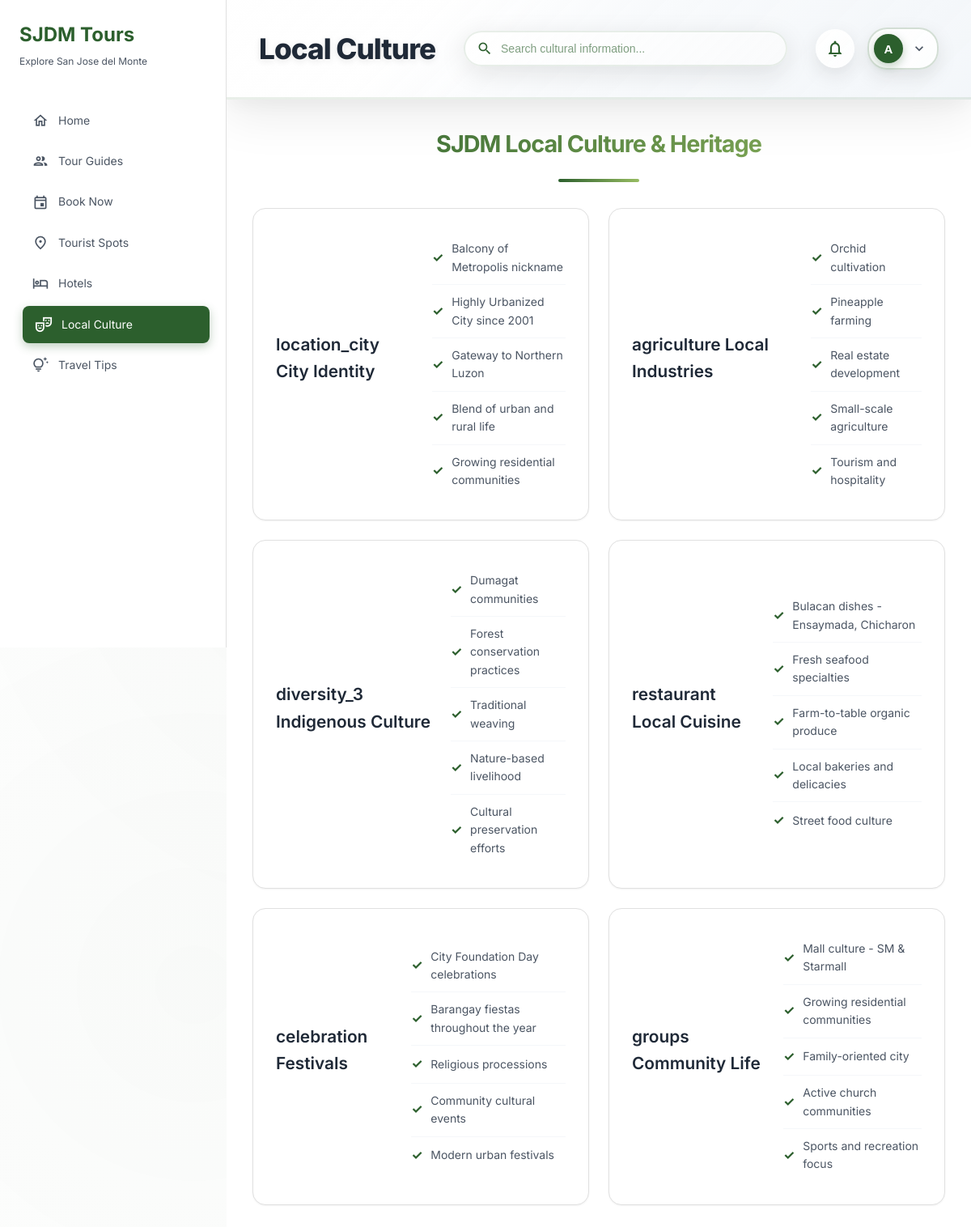
The app's page /sjdm-user/local-culture.php (signed in), older data.
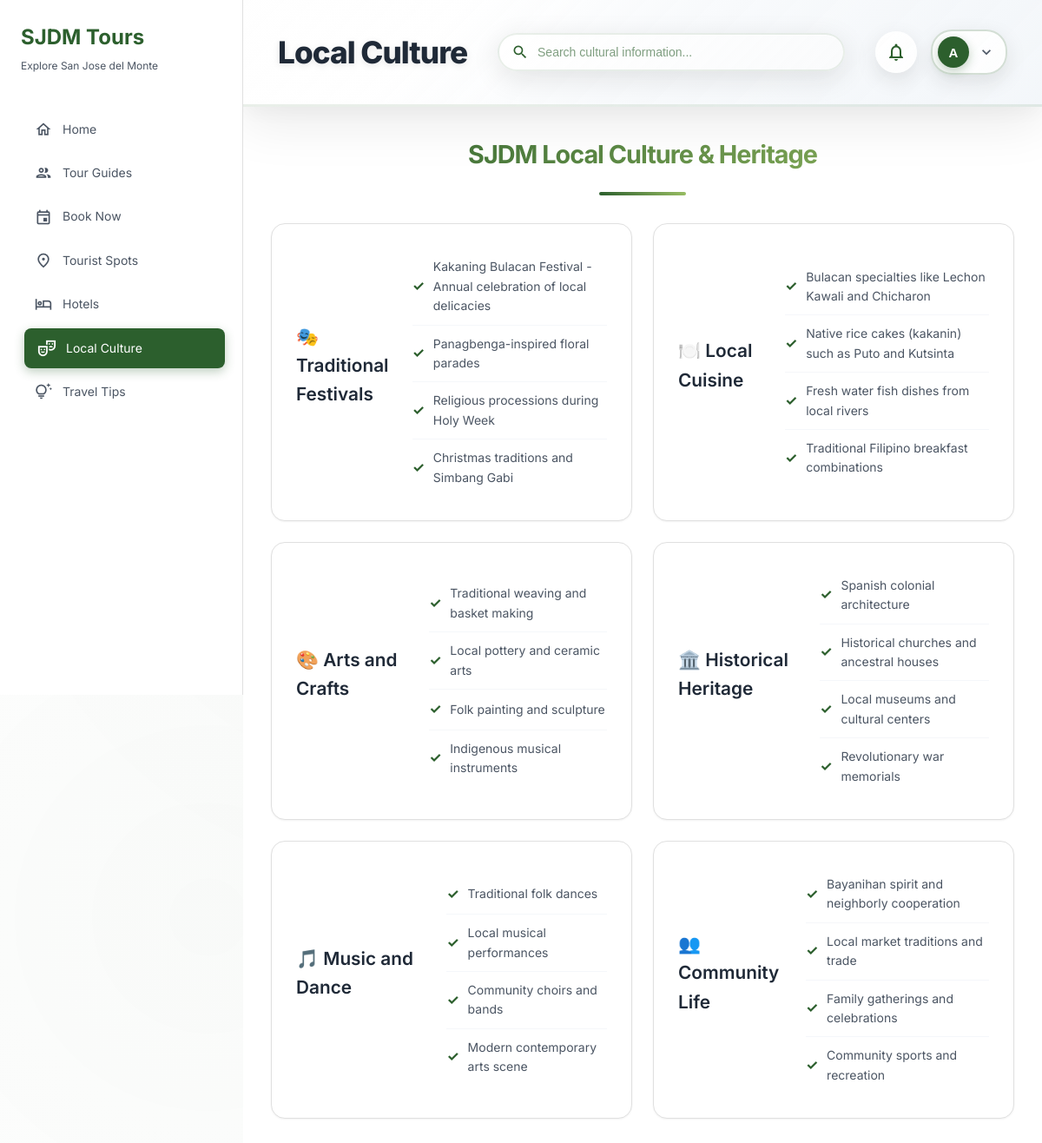
The same page, newer data.
### tables this page shows
CREATE TABLE `local_culture` (
  `id` int(11) NOT NULL AUTO_INCREMENT,
  `icon` varchar(50) DEFAULT NULL,
  `title` varchar(200) NOT NULL,
  `description` text DEFAULT NULL,
  `display_order` int(11) DEFAULT 0,
  `is_active` enum('yes','no') DEFAULT 'yes',
  `created_at` timestamp NOT NULL DEFAULT current_timestamp(),
  `updated_at` timestamp NOT NULL DEFAULT current_timestamp() ON UPDATE current_timestamp(),
  PRIMARY KEY (`id`),
  KEY `idx_display_order` (`display_order`),
  KEY `idx_is_active` (`is_active`)
);

### sjdm-user/local-culture.php (the view, shortened to what this page needs)
<?php
$conn = getDatabaseConnection();
if ($conn) {
    $stmt = $conn->prepare("SELECT first_name, last_name, email FROM users WHERE id = ?");
    $stmt->bind_param("i", $_SESSION['user_id']);
    $stmt->execute();
    $result = $stmt->get_result();
    if ($result->num_rows > 0) {
        $user = $result->fetch_assoc();
        $currentUser = [
            'name' => $user['first_name'] . ' ' . $user['last_name'],
            'email' => $user['email']
        ];
    }
}
?>
<!DOCTYPE html>
<html lang="en">
<head>
    <link rel="stylesheet" href="styles.css">
</head>
<body>
    <aside class="sidebar">
        <div class="sidebar-logo">
            <h1>SJDM Tours</h1>
            <p>Explore San Jose del Monte</p>
        </div>
        <nav class="sidebar-nav">
            <a class="nav-item" href="index.php">
                <span class="material-icons-outlined">home</span>
                <span>Home</span>
            </a>
            <a class="nav-item" href="user-guides.php">
                <span class="material-icons-outlined">people</span>
                <span>Tour Guides</span>
            </a>
            <a class="nav-item" href="book.php">
                <span class="material-icons-outlined">event</span>
                <span>Book Now</span>
            </a>
            <a class="nav-item" href="tourist-spots.php">
                <span class="material-icons-outlined">place</span>
                <span>Tourist Spots</span>
            </a>
            <a class="nav-item" href="hotel-booking.php">
                <span class="material-icons-outlined">hotel</span>
                <span>Hotels</span>
            </a>
            <a class="nav-item active" href="javascript:void(0)">
                <span class="material-icons-outlined">theater_comedy</span>
                <span>Local Culture</span>
            </a>
            <a class="nav-item" href="travel-tips.php">
                <span class="material-icons-outlined">tips_and_updates</span>
                <span>Travel Tips</span>
            </a>
        </nav>
    </aside>
    <main class="main-content">
        <header class="main-header">
            <h1>Local Culture</h1>
            <div class="search-bar">
                <span class="material-icons-outlined">search</span>
                <input type="text" placeholder="Search cultural information...">
            </div>
            <div class="header-actions">
                <button class="icon-button">
                    <span class="material-icons-outlined">notifications_none</span>
                </button>
                <div class="profile-dropdown">
                    <button class="profile-button" id="profileButton">
                        <div class="profile-avatar"><?php echo isset($currentUser) ? substr($currentUser['name'], 0, 1) : 'U'; ?></div>
                        <span class="material-icons-outlined">expand_more</span>
                    </button>
                </div>
            </div>
        </header>
        <div class="content-area">
            <h2 class="section-title">SJDM Local Culture & Heritage</h2>
            <div class="info-cards">
                <?php
                $conn = getDatabaseConnection();
                if ($conn) {
                    $query = "SELECT * FROM local_culture WHERE is_active = 'yes' ORDER BY display_order";
                    $result = $conn->query($query);
                    if ($result && $result->num_rows > 0) {
                        while ($culture = $result->fetch_assoc()) {
                            echo '<div class="info-card">';
                            echo '<h3>' . htmlspecialchars($culture['icon']) . ' ' . htmlspecialchars($culture['title']) . '</h3>';
                            $descriptionLines = explode("\n", $culture['description']);
                            echo '<ul>';
                            foreach ($descriptionLines as $line) {
                                $trimmedLine = trim($line);
                                if (!empty($trimmedLine)) {
                                    echo '<li>' . htmlspecialchars($trimmedLine) . '</li>';
                                }
                            }
                            echo '</ul>';
                            echo '</div>';
                        }
                    }
                }
                ?>
            </div>
        </div>
    </main>
</body>
</html>

Row changes from the older to the newer data that the page shows:
removed local_culture: icon "location_city", title "City Identity", description "Balcony of Metropolis nickname", description "Highly Urbanized City since 2001", description "Gateway to Northern Luzon", description "Blend of urban and rural life", description "Growing residential communities"
removed local_culture: icon "agriculture", title "Local Industries", description "Orchid cultivation", description "Pineapple farming", description "Real estate development", description "Small-scale agriculture", description "Tourism and hospitality"
removed local_culture: icon "diversity_3", title "Indigenous Culture", description "Dumagat communities", description "Forest conservation practices", description "Traditional weaving", description "Nature-based livelihood", description "Cultural preservation efforts"
removed local_culture: icon "restaurant", title "Local Cuisine", description "Bulacan dishes - Ensaymada, Chicharon", description "Fresh seafood specialties", description "Farm-to-table organic produce", description "Local bakeries and delicacies", description "Street food culture"
removed local_culture: icon "celebration", title "Festivals", description "City Foundation Day celebrations", description "Barangay fiestas throughout the year", description "Religious processions", description "Community cultural events", description "Modern urban festivals"
removed local_culture: icon "groups", title "Community Life", description "Mall culture - SM & Starmall", description "Growing residential communities", description "Family-oriented city", description "Active church communities", description "Sports and recreation focus"
added local_culture: icon "🎭", title "Traditional Festivals", description "Kakaning Bulacan Festival - Annual celebration of local delicacies", description "Panagbenga-inspired floral parades", description "Religious processions during Holy Week", description "Christmas traditions and Simbang Gabi"
added local_culture: icon "🍽️", title "Local Cuisine", description "Bulacan specialties like Lechon Kawali and Chicharon", description "Native rice cakes (kakanin) such as Puto and Kutsinta", description "Fresh water fish dishes from local rivers", description "Traditional Filipino breakfast combinations"
added local_culture: icon "🎨", title "Arts and Crafts", description "Traditional weaving and basket making", description "Local pottery and ceramic arts", description "Folk painting and sculpture", description "Indigenous musical instruments"
added local_culture: icon "🏛️", title "Historical Heritage", description "Spanish colonial architecture", description "Historical churches and ancestral houses", description "Local museums and cultural centers", description "Revolutionary war memorials"
added local_culture: icon "🎵", title "Music and Dance", description "Traditional folk dances", description "Local musical performances", description "Community choirs and bands", description "Modern contemporary arts scene"
added local_culture: icon "👥", title "Community Life", description "Bayanihan spirit and neighborly cooperation", description "Local market traditions and trade", description "Family gatherings and celebrations", description "Community sports and recreation"
